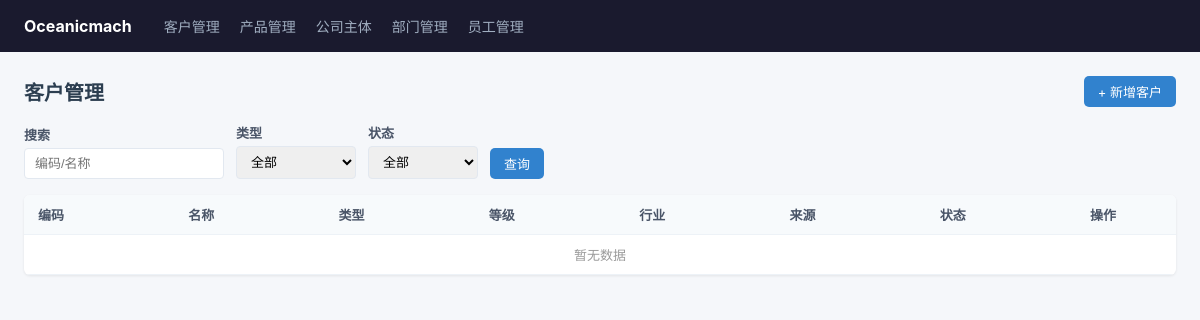
Before: /customers/ with the older database file.
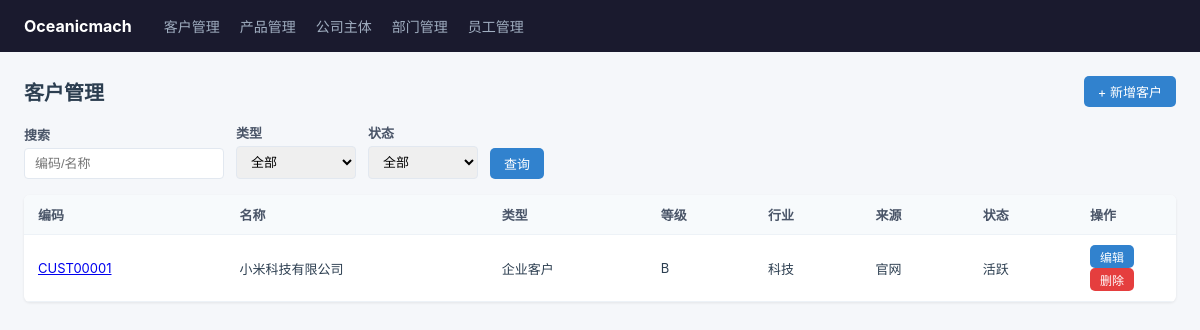
After: the same page with the newer database file.
### app/models.py (models this page shows)
class TimestampMixin:
    created_at = Column(DateTime, default=datetime.now, nullable=False)
    updated_at = Column(DateTime, default=datetime.now, onupdate=datetime.now, nullable=False)

class Customer(Base, TimestampMixin):
    __tablename__ = "customers"
    id = Column(Integer, primary_key=True, autoincrement=True)
    customer_code = Column(String(20), unique=True, nullable=False, comment="客户编号")
    name = Column(String(200), nullable=False, comment="客户全称")
    short_name = Column(String(100), comment="客户简称")
    customer_type = Column(
        SAEnum("企业客户", "个人客户", name="customer_type_enum"),
        nullable=False, comment="客户类型"
    )
    credit_code = Column(String(18), comment="统一社会信用代码")
    industry = Column(String(50), comment="所属行业")
    customer_level = Column(
        SAEnum("A", "B", "C", "D", name="customer_level_enum"),
        default="B", nullable=False, comment="客户等级"
    )
    status = Column(
        SAEnum("潜在", "活跃", "休眠", "黑名单", name="customer_status_enum"),
        default="潜在", nullable=False
    )
    source = Column(
        SAEnum("官网", "展会", "转介绍", "自主开发", name="customer_source_enum"),
        comment="客户来源"
    )
    remark = Column(Text, comment="备注")
    contacts = relationship("CustomerContact", back_populates="customer")
    addresses = relationship("CustomerAddress", back_populates="customer")

### app/routers/customers.py (the view)
@router.get("/", response_class=HTMLResponse)
async def customer_list(request: Request, search: str = "", customer_type: str = "", status: str = "", page: int = 1):
    db = SessionLocal()
    query = select(Customer)
    if search:
        query = query.where(
            (Customer.customer_code.contains(search)) | (Customer.name.contains(search))
        )
    if customer_type:
        query = query.where(Customer.customer_type == customer_type)
    if status:
        query = query.where(Customer.status == status)
    total = db.execute(query).scalars().all()
    per_page = 15
    offset = (page - 1) * per_page
    customers = total[offset:offset + per_page]
    total_pages = (len(total) + per_page - 1) // per_page
    db.close()
    template = env.get_template("customers/list.html")
    return HTMLResponse(template.render(
        customers=customers, search=search, customer_type=customer_type, status=status,
        page=page, total_pages=total_pages, total=len(total)
    ))

### app/templates/customers/list.html (shortened to what this page needs)
{% extends "base.html" %}
{% block content %}
<div style="display:flex;justify-content:space-between;align-items:center;margin-bottom:16px;">
  <h2 style="font-size:20px;">客户管理</h2>
  <a href="/customers/new" class="btn btn-primary">+ 新增客户</a>
</div>
<form method="get" style="display:flex;gap:12px;margin-bottom:16px;align-items:flex-end;flex-wrap:wrap;">
  <div class="form-group" style="margin-bottom:0;"><label>搜索</label><input type="text" name="search" value="{{ search }}" placeholder="编码/名称" style="width:200px;"></div>
  <div class="form-group" style="margin-bottom:0;"><label>类型</label><select name="customer_type" style="width:120px;"><option value="">全部</option></select></div>
  <div class="form-group" style="margin-bottom:0;"><label>状态</label><select name="status" style="width:110px;"><option value="">全部</option></select></div>
  <button type="submit" class="btn btn-primary">查询</button>
</form>
<table>
  <thead><tr><th>编码</th><th>名称</th><th>类型</th><th>等级</th><th>行业</th><th>来源</th><th>状态</th><th style="width:100px;">操作</th></tr></thead>
  <tbody>
    {% for c in customers %}
    <tr>
      <td><a href="/customers/{{ c.id }}">{{ c.customer_code }}</a></td>
      <td>{{ c.name }}</td><td>{{ c.customer_type }}</td><td>{{ c.customer_level }}</td>
      <td>{{ c.industry or "-" }}</td><td>{{ c.source or "-" }}</td><td>{{ c.status }}</td>
      <td>
        <a href="/customers/{{ c.id }}/edit" class="btn btn-primary" style="padding:3px 10px;font-size:12px;">编辑</a>
        <a href="/customers/{{ c.id }}/delete" class="btn btn-danger" style="padding:3px 10px;font-size:12px;" onclick="return confirm('确认删除？')">删除</a>
      </td>
    </tr>
    {% endfor %}
    {% if customers|length == 0 %}<tr><td colspan="8" style="text-align:center;color:#999;">暂无数据</td></tr>{% endif %}
  </tbody>
</table>
{% endblock %}

### app/templates/base.html (shortened to what this page needs)
<!DOCTYPE html>
<html lang="zh-CN">
<head>
    <link rel="stylesheet" href="/static/css/style.css">
</head>
<body>
    <nav class="navbar">
        <a href="/" class="brand">Oceanicmach</a>
        <div class="nav-links">
            <a href="/customers">客户管理</a>
            <a href="/products">产品管理</a>
            <a href="/company-entities">公司主体</a>
            <a href="/departments">部门管理</a>
            <a href="/employees">员工管理</a>
        </div>
    </nav>
    <main class="container">
        {% block content %}{% endblock %}
    </main>
</body>
</html>

### app/static/css/style.css (style rules this page uses)
*, *::before, *::after { box-sizing: border-box; margin: 0; padding: 0; }
body { font-family: -apple-system, BlinkMacSystemFont, "Segoe UI", Roboto, sans-serif; background: #f5f7fa; color: #2c3e50; }
.navbar { background: #1a1a2e; color: #fff; padding: 0 24px; display: flex; align-items: center; height: 52px; gap: 32px; }
.navbar .brand { font-size: 16px; font-weight: 700; color: #fff; text-decoration: none; }
.navbar .nav-links { display: flex; gap: 20px; }
.navbar .nav-links a { color: #a0aec0; text-decoration: none; font-size: 14px; transition: color .2s; }
.container { max-width: 1200px; margin: 24px auto; padding: 0 24px; }
table { width: 100%; border-collapse: collapse; background: #fff; border-radius: 6px; overflow: hidden; box-shadow: 0 1px 3px rgba(0,0,0,.08); }
th, td { padding: 10px 14px; text-align: left; font-size: 13px; border-bottom: 1px solid #edf2f7; }
th { background: #f7fafc; font-weight: 600; color: #4a5568; }
.btn { display: inline-flex; align-items: center; gap: 6px; padding: 6px 14px; border: none; border-radius: 5px; font-size: 13px; cursor: pointer; text-decoration: none; }
.btn-primary { background: #3182ce; color: #fff; }
.btn-danger { background: #e53e3e; color: #fff; }
.form-group { margin-bottom: 16px; }
.form-group label { display: block; font-size: 13px; font-weight: 600; margin-bottom: 4px; color: #4a5568; }
.form-group input, .form-group select, .form-group textarea { width: 100%; padding: 7px 10px; border: 1px solid #e2e8f0; border-radius: 4px; font-size: 13px; }

Changed rows visible on the page:
added Customer: customer_code "CUST00001", name "小米科技有限公司", customer_type "企业客户", customer_level "B", industry "科技", source "官网", status "活跃"
Other visible differences:
text no longer shown: "暂无数据"
